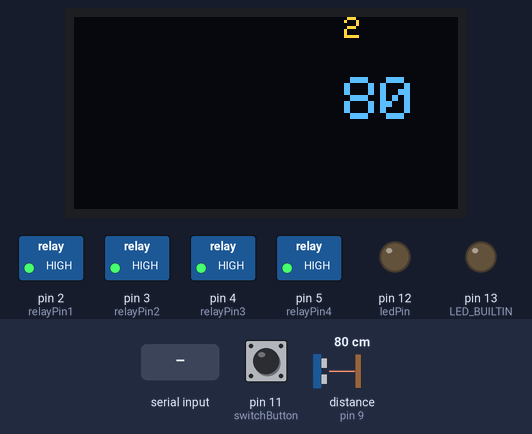
The sketch below on a simulated Arduino Uno, built with avr-gcc and run on an emulated ATmega328P. Shown: 128×64 one-colour display, switched loads named in the sketch (green lamp = pin HIGH), output pins drawn as LEDs (lit = HIGH). Dashed ring = blinking. Inputs (shaded band) come from the test bench; at power-on: pin 11 (switchButton) LOW, distance to the obstacle (sensor on pin 9) 80 cm. The echo pulse lasts 58.3 µs per cm; the OLED is the two-colour kind (top 16 rows yellow); what the sketch prints to the serial monitor is not drawn.

Above: at 2.3 s.
2.4 s: "t" received over Serial
At 3.4 s:
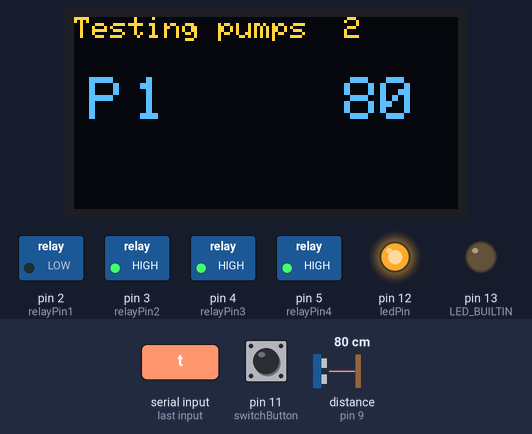
8.4 s: "R1\n" received over Serial
11.4 s: "." received over Serial
At 13.87 s:
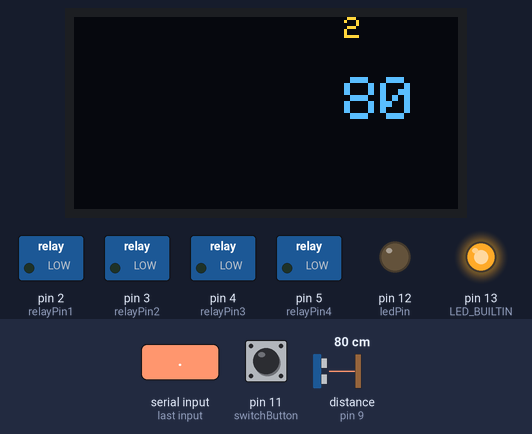
14.4 s: pin 11 (switchButton) pulled HIGH for 1 s
At 14.98 s:
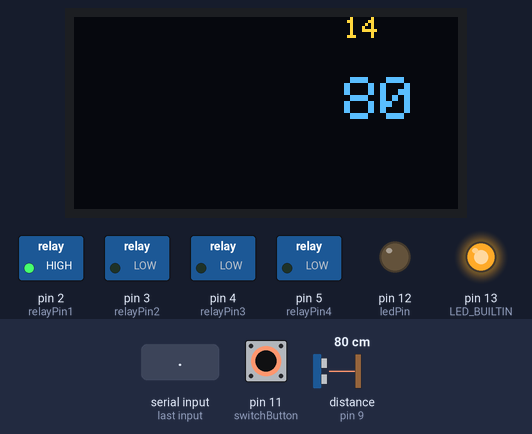
16.9 s: "x" received over Serial
19.9 s: pin 11 (switchButton) pulled HIGH for 3.2 s
At 23.4 s:
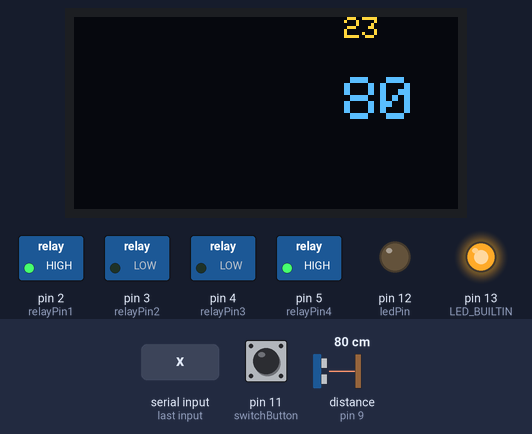
Timing chart, 0 to 24.9 s (numbered marks = the images above; inputs shaded):
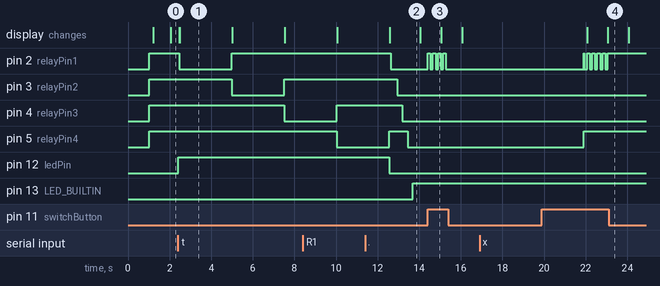

Measured:
- after the input at 2.4 s, pin 2 (relayPin1): HIGH → LOW after 0.06 s, → HIGH 2.5 s later; pin 3 (relayPin2): HIGH → LOW after 2.6 s, → HIGH 2.5 s later; pin 4 (relayPin3): HIGH → LOW after 5.1 s; pin 12 (ledPin): LOW → HIGH at once; the display: first changes after 0.06 s (image 1 shows a later state)
- after the input at 11.4 s, pin 3 (relayPin2): HIGH → LOW after 1.5 s; pin 4 (relayPin3): HIGH → LOW after 1.8 s; pin 13 (LED_BUILTIN): LOW → HIGH after 2.3 s
- after the input at 14.4 s, pin 2 (relayPin1): alternates HIGH for 0.13 s and LOW for 0.13 s, 8 changes in all, then stays LOW, starting at once
- after the input at 16.9 s, every drawn part: stays the same
- after the input at 19.9 s, pin 2 (relayPin1): LOW → HIGH after 2.0 s, then repeats every 0.25 s: LOW 0.13 s, HIGH 0.13 s, until it stays HIGH from 23.1 s
- what the display in image 1 shows lasts 2.5 s, from 2.5 s to 5.0 s
- what the display in image 2 shows lasts 1.5 s, from 12.6 s to 14.1 s

The sketch:

Prototype.ino
```cpp
// OLED diplay
#include <Wire.h>
#include <Adafruit_GFX.h>
#include <Adafruit_SSD1306.h>
// Sonar sensor
#include <Ultrasonic.h>

// PINS
#define relayPin1 2
#define relayPin2 3
#define relayPin3 4
#define relayPin4 5
#define sonarTrig 8
#define sonarEcho 9
#define switchButton 11
#define ledPin 12

const byte relayPins[] = {relayPin1, relayPin2, relayPin3, relayPin4};
byte relayStatus[] = {0, 0, 0, 0};

#define SCREEN_WIDTH 128 // OLED display width, in pixels
#define SCREEN_HEIGHT 64 // OLED display height, in pixels

// Declaration for an SSD1306 display connected to I2C (SDA, SCL pins)
Adafruit_SSD1306 display(SCREEN_WIDTH, SCREEN_HEIGHT, &Wire, -1);
//Trig (emitter) and Echo (receiver)
Ultrasonic ultrasonic(sonarTrig, sonarEcho);

// Relays are active low
const byte relayOn = LOW;
const byte relayOff = HIGH;

// State variables
int switchStatus = 1;
int distance = 0;
int prevDistance = 0;

unsigned long int currentTime;
unsigned long int lastButtonPressed = 0;

void setup() {
  Serial.begin(9600);
  Serial.println("Program starting...");
  if(!display.begin(SSD1306_SWITCHCAPVCC, 0x3C)) { // Address 0x3D for 128x64
    Serial.println(F("SSD1306 allocation failed"));
  }
  delay(1000);
  display.clearDisplay();

  //Because the Arduino pin is LOW during bootup, the relay could activate for a few milliseconds during that time.
  digitalWrite(relayPin1, relayOff);
  digitalWrite(relayPin2, relayOff);
  digitalWrite(relayPin3, relayOff);
  digitalWrite(relayPin4, relayOff);

  pinMode(relayPin1, OUTPUT);
  pinMode(relayPin2, OUTPUT);
  pinMode(relayPin3, OUTPUT);
  pinMode(relayPin4, OUTPUT);

  pinMode(switchButton, INPUT);
  pinMode(LED_BUILTIN, OUTPUT);
  pinMode(ledPin, OUTPUT);

  display.setTextColor(WHITE);
  display.setTextSize(1);
  //display.setCursor(0, 8);
  //display.print("Distance");
  //display.drawRect(16, 16, 50, 30, WHITE);
  //display.setCursor(0, 0);
  //display.print("R1");
  //display.setCursor(30, 0);
  //display.print("R2");
  //display.setCursor(60, 0);
  //display.print("R3");
  //display.setCursor(90, 0);
  //display.print("R4");
  //display.drawLine(0, 15, 128, 15, WHITE);
  //display.setCursor(10, 20);
  //display.print("ON");
  display.display();

  Serial.println("Options: ");
  Serial.println("--------------------");
  Serial.println("  [0] - All pumps off");
  Serial.println("  [.] - All pumps on");
  Serial.println("  [t] - Turn on/off pumps sequentially");
  Serial.println("  [1-4] - Toggle pump with number");
  Serial.println("--------------------");
}

void loop() {
  currentTime = millis();
  distance = ultrasonic.read();

  if (Serial.available()) {
    char ch = Serial.read();
    if (ch == '0') {
      relaysOff();
    } else if (ch == '.') {
      relaysOn();
    } else if (ch == 't') {
      testPumps();
    } else if (ch == 'x') {
      delay(2500);
      digitalWrite(relayPin4, relayOn);
      delay(2500);
      digitalWrite(relayPin4, relayOff);
    } else if (ch == '1') {
      togglePump(1);
    } else if (ch == '2') {
      togglePump(2);
    } else if (ch == '3') {
      togglePump(3);
    } else if (ch == '4') {
      togglePump(4);
    }
  }

  if (currentTime % 1000 <= 50) {
    //Serial.print("Uptime: ");
    //Serial.print(currentTime);
    //Serial.println("ms");
    display.fillRect(90, 0, 128, 15, BLACK);
    display.setTextSize(1);
    display.setCursor(90, 0);
    display.println(currentTime/1000);
  }

  if (digitalRead(switchButton) && (currentTime - lastButtonPressed) > 100) {
    lastButtonPressed = currentTime;
    Serial.print("Button pressed: ");
    Serial.println(switchStatus);
    togglePump(1);
    switchStatus = !switchStatus;
  }

  //Change display only if distance changes
  if (distance != prevDistance) {
    prevDistance = distance;
    //Serial.print("Distance: ");
    //Serial.print(distance);
    //Serial.println("cm");
    display.fillRect(90, 20, 38, 15, BLACK);
    display.setTextSize(2);
    display.setCursor(90, 20);
    display.println(distance);
  }

  display.display();

}

void testPumps() {
  digitalWrite(ledPin, HIGH);
  display.fillRect(0, 0, 50, 64, BLACK);
  display.setTextSize(1);
  display.setCursor(0, 0);
  display.println("Testing pumps");
  Serial.println("Testing pumps...");
  display.display();
  display.setTextSize(2);
  display.setCursor(5, 20);
  display.print("P");
  for (int i = 0; i < sizeof(relayPins); i++) {
    display.fillRect(20, 20, 10, 20, BLACK);
    display.setCursor(20, 20);
    display.print(i + 1); //Pump number [1-4]
    //Serial.println(relayPins[i]); // Print actual pin number
    digitalWrite(relayPins[i], relayOn);
    display.display();
    delay(2500);
    digitalWrite(relayPins[i], relayOff);
  }
  display.fillRect(0, 0, 80, 64, BLACK);
  digitalWrite(ledPin, LOW);
}

void cleanPumps() {
  Serial.println("Cleaning routine running...");
  digitalWrite(ledPin, HIGH);
  digitalWrite(relayPin1, relayOn);
  digitalWrite(relayPin2, relayOn);
  digitalWrite(relayPin3, relayOn);
  digitalWrite(relayPin4, relayOn);
  delay(1000);
  digitalWrite(relayPin1, relayOff);
  digitalWrite(relayPin2, relayOff);
  digitalWrite(relayPin3, relayOff);
  digitalWrite(relayPin4, relayOff);
  Serial.println("Cleaning routine finished...");
  digitalWrite(ledPin, LOW);
}

void relaysOn() {
  // There are problems with current draw (?)
  Serial.println("Turning on...");
  for (int i = 0; i < sizeof(relayPins); i++) {
    digitalWrite(relayPins[i], relayOn);
    delay(250);
  }
  digitalWrite(LED_BUILTIN, HIGH);
}

void relaysOff() {
  Serial.println("Turning off...");
  digitalWrite(relayPin1, relayOff);
  digitalWrite(relayPin2, relayOff);
  digitalWrite(relayPin3, relayOff);
  digitalWrite(relayPin4, relayOff);
  digitalWrite(LED_BUILTIN, LOW);
}

void togglePump(int n) {
  int index = n - 1;
  if (relayStatus[index] == 0) {
    Serial.print("Turning pump ");
    Serial.print(index);
    Serial.println(" on");
    digitalWrite(relayPins[index], relayOn);
    relayStatus[index] = 1;
  } else if (relayStatus[index] == 1) {
    Serial.print("Turning pump ");
    Serial.print(index);
    Serial.println(" off");
    digitalWrite(relayPins[index], relayOff);
    relayStatus[index] = 0;
  }
}

// Only when connecting one pump with 2 relays
void switchRelays() {
  if (switchStatus == 1) {
    digitalWrite(relayPin1, relayOff);
    digitalWrite(relayPin2, relayOn);
    switchStatus = 2;
  } else {
    digitalWrite(relayPin1, relayOn);
    digitalWrite(relayPin2, relayOff);
    switchStatus = 1;
  }
}
```
